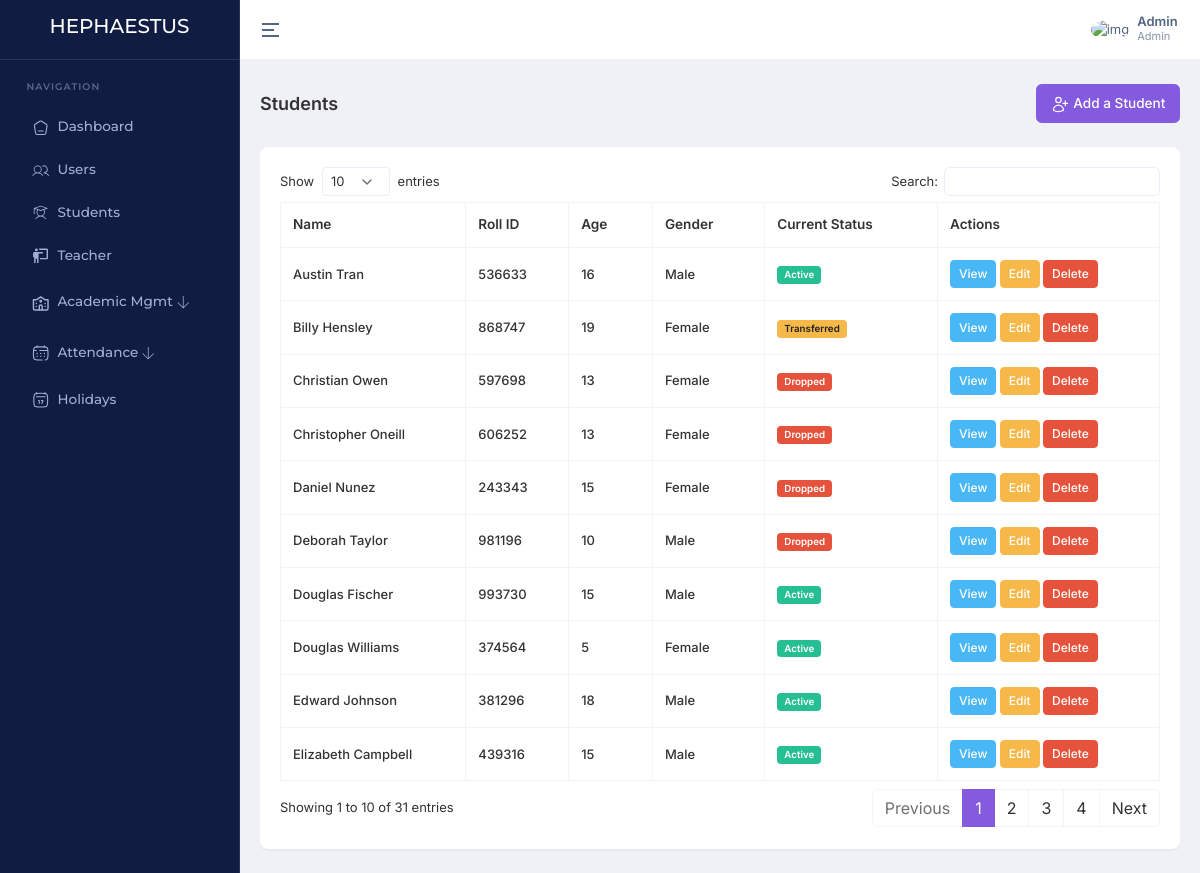
Screenshot of /students/ (signed in) with the database file from the repository.
### account/models.py (models this page shows, shortened)
class User(AbstractBaseUser, PermissionsMixin):
    ROLE_CHOICES = (
        ('Admin', 'Admin'),
        ('Director', 'Director'),
        ('Teacher', 'Teacher'),
        ('Student', 'Student'),
    )
    email = models.EmailField(unique=True)
    name = models.CharField(max_length=255)
    slug = models.SlugField(unique=True, blank=True)
    phone_number = models.CharField(max_length=15, unique=True)
    image = ProcessedImageField(
        upload_to=user_image_path,
        processors=[ResizeToFill(720, 720)],
        format='JPEG',
        options={'quality': 90},
        null=True,
        blank=True,
    )
    role = models.CharField(max_length=30, choices=ROLE_CHOICES)
    added_by = models.ForeignKey('self', on_delete=models.CASCADE, null=True, blank=True, related_name='added_users')
    created_at = models.DateTimeField(default=timezone.now)
    updated_at = models.DateTimeField(auto_now=True)
    is_active = models.BooleanField(default=True)
    is_staff = models.BooleanField(default=False)
    objects = CustomUserManager()
    USERNAME_FIELD = 'phone_number'
    REQUIRED_FIELDS = ['name', 'email']

### home/models.py (models this page shows, shortened)
class Student(models.Model):
    GENDER_CHOICES = (
        ('Male', 'Male'),
        ('Female', 'Female'),
    )
    STUDENT_CURRENT_STATUS = (
        ('Active', 'Active'),
        ('Graduated', 'Graduated'),
        ('Transferred', 'Transferred'),
        ('Dropped', 'Dropped')
    )
    name = models.CharField(max_length=255, null=True, blank=True)
    slug = models.SlugField(unique=True, blank=True)
    roll_id = models.CharField(max_length=6, unique=True, editable=False, null=True, blank=True)
    image = ProcessedImageField(
        upload_to=student_image_path,
        processors=[ResizeToFill(720, 720)],
        format='JPEG',
        options={'quality': 90},
        null=True,
        blank=True
    )
    dob = models.DateField(null=True, blank=True)
    gender = models.CharField(max_length=10, choices=GENDER_CHOICES, null=True, blank=True)
    current_status = models.CharField(max_length=20, choices=STUDENT_CURRENT_STATUS, default='Active', null=True, blank=True)
    nationality = models.CharField(max_length=40, null=True, blank=True)
    cell = models.CharField(max_length=50, null=True, blank=True)
    village = models.CharField(max_length=50, null=True, blank=True)
    sector = models.CharField(max_length=50, null=True, blank=True)
    district = models.CharField(max_length=50, null=True, blank=True)
    emergency_contact_name = models.CharField(max_length=100, null=True, blank=True)
    emergency_contact_relation = models.CharField(max_length=50, null=True, blank=True)
    emergency_contact_phone = models.CharField(max_length=15, null=True, blank=True)
    medical_conditions = models.TextField(null=True, blank=True)
    allergies = models.TextField(null=True, blank=True)
    special_needs = models.TextField(null=True, blank=True)
    notes = models.TextField(null=True, blank=True)
    created_at = models.DateTimeField(default=timezone.now)
    updated_at = models.DateTimeField(auto_now=True)
    delete_status = models.BooleanField(default=False)
    modified_by = models.ForeignKey(User, on_delete=models.SET_NULL, null=True, blank=True)
    @property
    def age(self):
        today = timezone.now().date()
        age = today.year - self.dob.year - ((today.month, today.day) < (self.dob.month, self.dob.day))
        return age

### home/views.py (the view)
# urls.py: path('students/', getStudents, name='getStudents'),
@login_required
def getStudents(request):
    students = Student.objects.filter(delete_status=False).order_by('-created_at')
    context = {
        'students': students
    }
    return render(request, 'pages/students/index.html', context)

### templates/pages/students/index.html (shortened to what this page needs)
{% extends "layouts/app.html" %}
{% block content %}
    <div class="container-fluid">
        <div class="d-md-flex d-block align-items-center justify-content-between my-4 page-header-breadcrumb">
            <h1 class="page-title fw-semibold fs-18 mb-0">Students</h1>
            <div class="ms-md-1 ms-0">
                <nav>
                    <ol class="breadcrumb mb-0">
                        <a class="btn btn-primary" href="{% url 'home:addStudent' %}">
                            Add a Student
                        </a>
                    </ol>
                </nav>
            </div>
        </div>
        <div class="row">
            <div class="col-xl-12">
                <div class="card custom-card">
                    <div class="card-body">
                        <div class="table-responsive">
                            <table id="datatable" class="table table-bordered text-nowrap w-100">
                                <thead>
                                    <tr>
                                        <th>Name</th>
                                        <th>Roll ID</th>
                                        <th>Age</th>
                                        <th>Gender</th>
                                        <th>Current Status</th>
                                        <th>Actions</th>
                                    </tr>
                                </thead>
                                <tbody>
                                    {% for student in students %}
                                        <tr>
                                            <td>{{ student.name }}</td>
                                            <td>{{ student.roll_id }}</td>
                                            <td>{{ student.age }}</td>
                                            <td>{{ student.gender }}</td>
                                            <td>
                                                {% if student.current_status == 'Active' %}
                                                    <span class="badge bg-success">{{ student.current_status }}</span>
                                                {% elif student.current_status == 'Graduated' %}
                                                    <span class="badge bg-primary">{{ student.current_status }}</span>
                                                {% elif student.current_status == 'Transferred' %}
                                                    <span class="badge bg-warning text-dark">{{ student.current_status }}</span>
                                                {% elif student.current_status == 'Dropped' %}
                                                    <span class="badge bg-danger">{{ student.current_status }}</span>
                                                {% else %}
                                                    <span class="badge bg-secondary">{{ student.current_status }}</span>
                                                {% endif %}
                                            </td>
                                            <td>
                                                <a href="{% url 'home:viewStudent' student.slug %}" class="btn btn-sm btn-info">View</a>
                                                <a href="{% url 'home:editStudent' student.slug %}" class="btn btn-sm btn-warning">Edit</a>
                                                <a href="{% url 'home:deleteStudent' student.slug %}" class="btn btn-sm btn-danger" onclick="return confirm('Are you sure you want to delete this student?')">Delete</a>
                                            </td>
                                        </tr>
                                    {% endfor %}
                                </tbody>
                            </table>
                        </div>
                    </div>
                </div>
            </div>
        </div>
    </div>
{% endblock %}

### templates/inc/header.html (shortened to what this page needs)
<header class="app-header">
    <div class="main-header-container container-fluid">
        <div class="header-content-left">
            <div class="header-element">
                <a aria-label="Hide Sidebar" class="sidemenu-toggle header-link animated-arrow hor-toggle horizontal-navtoggle" data-bs-toggle="sidebar" href="javascript:void(0);"><span></span></a>
            </div>
        </div>
        <div class="header-content-right">
            <div class="header-element">
                <a href="javascript:void(0);" class="header-link dropdown-toggle" id="mainHeaderProfile" data-bs-toggle="dropdown" data-bs-auto-close="outside" aria-expanded="false">
                    <div class="d-flex align-items-center">
                        <div class="me-sm-2 me-0">
                            <img src="https://cdn.pixabay.com/photo/2015/10/05/22/37/blank-profile-picture-973460_960_720.png" alt="img" width="32" height="32" class="rounded-circle">
                        </div>
                        <div class="d-sm-block d-none">
                            <p class="fw-semibold mb-0 lh-1">{{ request.user.name }}</p>
                            <span class="op-7 fw-normal d-block fs-11">{{ request.user.role }}</span>
                        </div>
                    </div>
                </a>
            </div>
        </div>
    </div>
</header>

### rows the page displays
User: user.name "Admin", user.role "Admin"
Student: name "Billy Hensley", roll_id "868747", age "19", gender "Female", current_status "Transferred"
Student: name "Deborah Taylor", roll_id "981196", age "10", gender "Male", current_status "Dropped"
Student: name "Edward Johnson", roll_id "381296", age "18", gender "Male", current_status "Active"
Student: name "Elizabeth Campbell", roll_id "439316", age "15", gender "Male", current_status "Active"
Student: name "Douglas Fischer", roll_id "993730", age "15", gender "Male", current_status "Active"
Student: name "Douglas Williams", roll_id "374564", age "5", gender "Female", current_status "Active"
Student: name "Daniel Nunez", roll_id "243343", age "15", gender "Female", current_status "Dropped"
Student: name "Austin Tran", roll_id "536633", age "16", gender "Male", current_status "Active"
Student: name "Christian Owen", roll_id "597698", age "13", gender "Female", current_status "Dropped"
Student: name "Christopher Oneill", roll_id "606252", age "13", gender "Female", current_status "Dropped"
